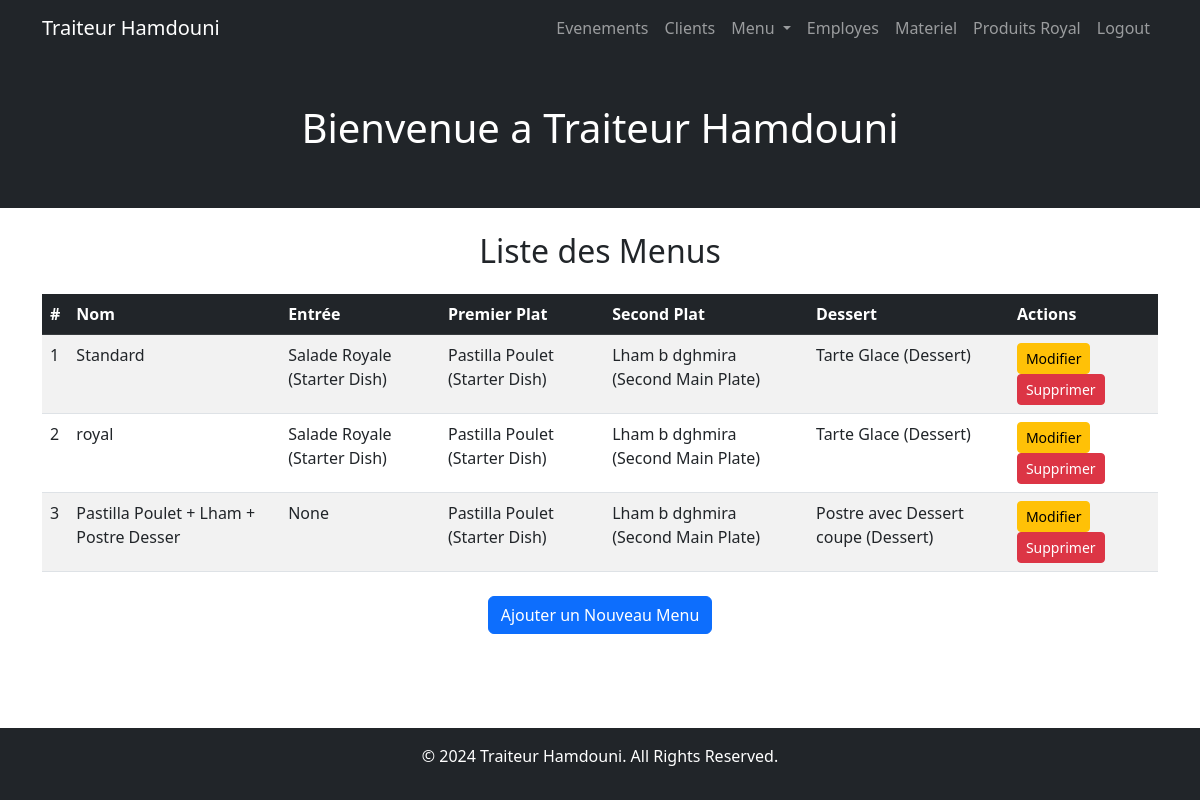
/menu/menus/ (signed in), run on the app's committed database.
### menu/models.py (models this page shows, shortened)
class Menu(models.Model):
    name = models.CharField(max_length=255, verbose_name="Menu Name")
    starter_dish = models.ForeignKey(Dish, on_delete=models.SET_NULL, null=True, blank=True, related_name="starter_dishes")
    first_main_plate = models.ForeignKey(Dish, on_delete=models.SET_NULL, null=True, blank=True, related_name="first_main_dishes")
    second_main_plate = models.ForeignKey(Dish, on_delete=models.SET_NULL, null=True, blank=True, related_name="second_main_dishes")
    dessert = models.ForeignKey(Dish, on_delete=models.SET_NULL, null=True, blank=True, related_name="desserts")

class Dish(models.Model):
    DISH_TYPES = [
        ('starter', 'Starter Dish'),
        ('first_main', 'First Main Plate'),
        ('second_main', 'Second Main Plate'),
        ('dessert', 'Dessert'),
    ]
    name = models.CharField(max_length=255, verbose_name="Dish Name")
    dish_type = models.CharField(max_length=20, choices=DISH_TYPES, verbose_name="Dish Type")
    description = models.TextField(blank=True, verbose_name="Description")
    price = models.DecimalField(max_digits=10, decimal_places=2, verbose_name="Price")
    def __str__(self):
        return f"{self.name} ({self.get_dish_type_display()})"

### menu/views.py (the view)
# urls.py: path('menus/', views.menu_list, name='menu_list'),
def menu_list(request):
    menus = Menu.objects.all()
    return render(request, 'menu/menu_list.html', {'menus': menus})

### menu/templates/menu/menu_list.html (shortened to what this page needs)
{% extends 'base.html' %}
{% block content %}
<h2 class="text-center">Liste des Menus</h2>
<table class="table table-striped mt-4">
    <thead class="table-dark">
        <tr>
            <th>#</th>
            <th>Nom</th>
            <th>Entrée</th>
            <th>Premier Plat</th>
            <th>Second Plat</th>
            <th>Dessert</th>
            <th>Actions</th>
        </tr>
    </thead>
    <tbody>
        {% for menu in menus %}
        <tr>
            <td>{{ forloop.counter }}</td>
            <td>{{ menu.name }}</td>
            <td>{{ menu.starter_dish }}</td>
            <td>{{ menu.first_main_plate }}</td>
            <td>{{ menu.second_main_plate }}</td>
            <td>{{ menu.dessert }}</td>
            <td>
                <a href="{% url 'menu:edit_menu' menu.pk %}" class="btn btn-sm btn-warning">Modifier</a>
                <a href="{% url 'menu:delete_menu' menu.pk %}" class="btn btn-sm btn-danger">Supprimer</a>
            </td>
        </tr>
        {% empty %}
        <tr>
            <td colspan="7" class="text-center">Aucun menu trouvé.</td>
        </tr>
        {% endfor %}
    </tbody>
</table>
<div class="text-center mt-4">
    <a href="{% url 'menu:create_menu' %}" class="btn btn-primary">Ajouter un Nouveau Menu</a>
</div>
{% endblock %}

### client/templates/base.html (style rules this page uses)
html, body { height: 100%; margin: 0; }
body { display: flex; flex-direction: column; }

### data on the page
Menu: name "Standard", starter_dish "Salade Royale (Starter Dish)", first_main_plate "Pastilla Poulet (Starter Dish)", second_main_plate "Lham b dghmira (Second Main Plate)", dessert "Tarte Glace (Dessert)"
Menu: name "royal", starter_dish "Salade Royale (Starter Dish)", first_main_plate "Pastilla Poulet (Starter Dish)", second_main_plate "Lham b dghmira (Second Main Plate)", dessert "Tarte Glace (Dessert)"
Menu: name "Pastilla Poulet + Lham + Postre Desser", starter_dish "None", first_main_plate "Pastilla Poulet (Starter Dish)", second_main_plate "Lham b dghmira (Second Main Plate)", dessert "Postre avec Dessert coupe (Dessert)"
